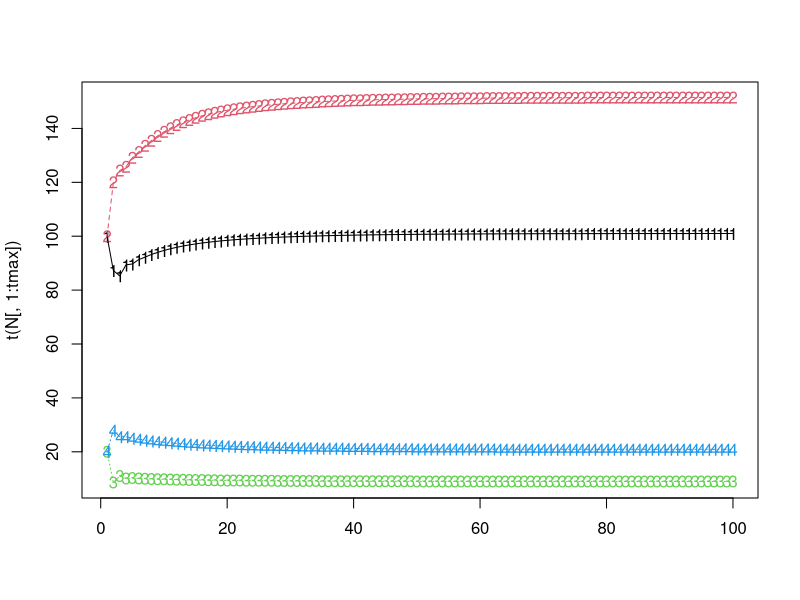
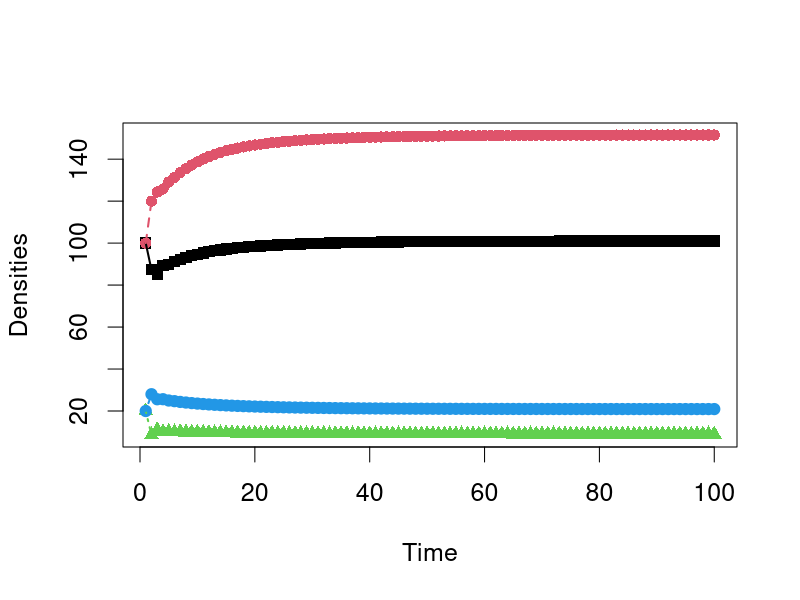
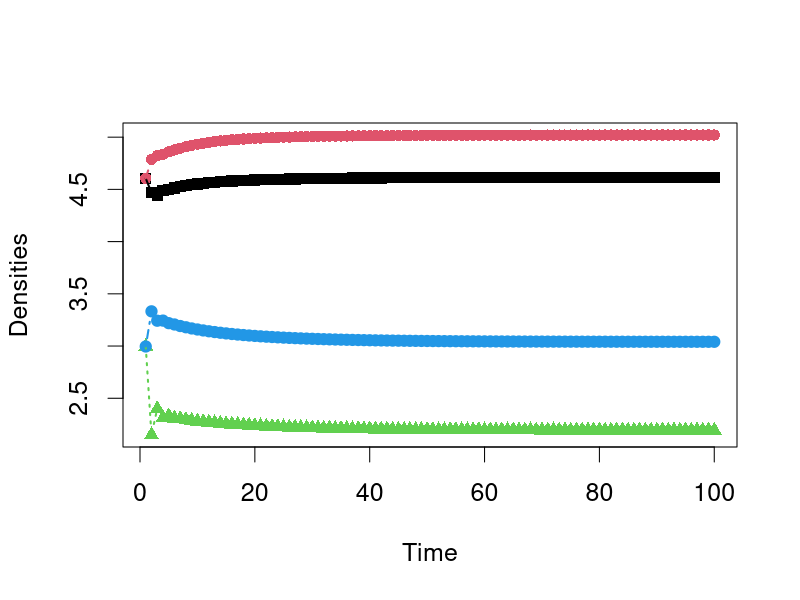

Write the R code that produced these figures, in order.
#####################################################################################################################################
### FBarraquand & OGimenez 14/11/2017 -- Two species density-dependent matrix model // predator -prey version
### 'New' version with density-dependence intra and inter affecting four vital rates, each vital rate affected once
### 18/03/2018 New set of parameters, slightly more realistic
### 07/09/2018 New version of pre-breeding model that we use statistically
### 09/09/2018 Shut off intraspecific interactions to demonstrate the blow-up. 
#####################################################################################################################################

library('Matrix')

####################### Definition of functions #####################################################

logistic=function(x){
return(1/(1+exp(-x)))
}


#logistic=function(x,x_thresh=1,steepness=1){
#return(1/(1+exp(-steepness*(x-x_thresh))))
#}

# Computes vital rates from the state vector N 
vital_rates=function(params,N){

############ Parameters used as inputs #################################################################
### similar to statistical model
#########################################################################################################

VR=matrix(NA,nrow=4,ncol=4)
phiA = params[1:2] # 
alphas = params[3:10] #

f=rep(NA,4)
### same order as in statistical model (not much logic)
f[1] = logistic(alpha[1] + alpha[2] *N[4]) # intra-species DD - juvenile predator survival fn of adult predator abundance
f[2] = logistic(alpha[3] + alpha[4] * N[4]) # inter-species DD - juvenile prey survival fn of adult predator abundance
f[3] = exp(alpha[5] + alpha[6] * N[1]) # inter-species DD - predator fecundity fn of juvenile prey abundance
f[4] = exp(alpha[7] + alpha[8] * N[2]) # intra-species DD - prey fecundity fn of adult prey abundance


VR_prey = matrix(c(0,0.5 * f[4]* f[2], 
            phiA[1],  phiA[1]),nrow = 2, ncol = 2,byrow = TRUE)

VR_pred =  matrix(c(0,0.5* f[3] * f[1], 
             phiA[2],phiA[2]),nrow = 2, ncol = 2,byrow = TRUE)

VR=bdiag(VR_prey,VR_pred)

return(VR)

}

############################################# end of functions def. ############################################################


################### Main program ############################################################################################### 

### Initialization
set.seed(42) 

# Define parameters
tmax = 100 #500 #max time for sim

### Max rate parameters
# Prey (max) adult survival (v for victim)
phiA_V = 0.6
# Predator adult survival 
phiA_P = 0.7

# Other parameters 

alpha <- rep(NA,8)
N <- seq(10,500,length=10)
# intra-species DD - juvenile predator survival fn of adult predator abundance
alpha[1] <- 0.5
alpha[2] <- -0.01 # slopes
1/(1+exp(-(alpha[1] + alpha[2] * N)))

# inter-species DD - juvenile prey survival fn of adult predator abundance
alpha[3] <- 0.5
alpha[4] <- -0.025 # slopes
1/(1+exp(-(alpha[3] + alpha[4] * N)))

# inter-species DD - predator fecundity fn of juvenile prey abundance
alpha[5] <- 0
alpha[6] <- 0.004 # slopes
exp(alpha[5] + alpha[6] * N)
# if juv prey gets above 500 we have a problem, otherwise OK

# intra-species DD - prey fecundity fn of adult prey abundance
alpha[7] <- 1.75 #Here 2 shows easily the blowup, 1.5 takes up too much time
alpha[8] <- -0.005 # slopes
exp(alpha[7] + alpha[8] * N)


# Bundle the whole shabang into a single vector, which we then feed to the function
params = c(phiA_V,phiA_P,alpha)

# Initialize the state vector
N=matrix(NA,4,tmax)
N[,1] = N[,1] = c(100,100,20,20) #runif(4,50,100) ### we state 4 values for 2 species and 2 stages

############################# Loop over time #################################################################

for (t in 1:(tmax-1)){
	## Compute vital rates as a function of the initial state
	vital_rate_matrix = as.matrix(vital_rates(params,N[,t])) 
	N[,t+1] = vital_rate_matrix %*% N[,t] 
}
N[,tmax]
matplot(t(N[,1:tmax]))
matlines(t(N[,1:tmax]))
############################################ end of simulation ##################################################################

pdf(file="TimePlot_BGpredation_prebreed.pdf",width=12,height=8)
par(cex=1.5)
matplot(t(N[,1:tmax]),xlab="Time",ylab="Densities",pch=c(15,16,17,19))
matlines(t(N[,1:tmax]),lwd=2,lty=c(1,2,3,4))
dev.off()

pdf(file="Log_TimePlot_BGpredation_prebreed.pdf",width=12,height=8)
par(cex=1.5)
matplot(t(log(N[,1:tmax])),xlab="Time",ylab="Densities",pch=c(15,16,17,19))
matlines(t(log(N[,1:tmax])),lwd=2,lty=c(1,2,3,4))
dev.off()
